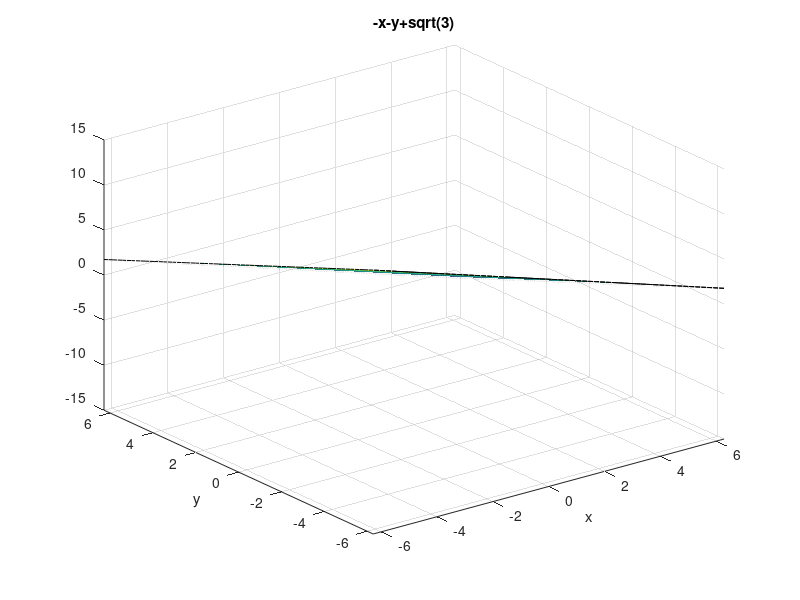

Source code (MATLAB):
%% NOTA: se recomienda no emplear acentos y otros caracteres que no son del "english".

%% Ejercicio 7 Guia de problemas 2

%% Inciso a)

%% Punto P(x0,y0,z0)
x0 = 0.5;
y0 = 0.5;
z0 = 0.5;

%% Ecuacion del plano ax + by + cz + d = 0
a = 1;
b = 1;
c = 1;
d = -sqrt(3);

%% Funcion distancia: d = abs(a*x0+b*y0+c*z0+d)/sqrt(a^2+b^2+c^2);
d = abs(a*x0+b*y0+c*z0+d)/sqrt(a^2+b^2+c^2)

ezsurf('-x-y+sqrt(3)')

%% Inciso b)

%% Inciso c)

